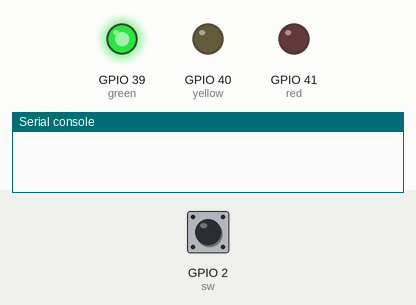
Recording of a program running on a simulated ESP32 board running MicroPython. Shown: output pins drawn as LEDs (lit = HIGH), the last lines printed to the serial console. Inputs (shaded band) come from the test bench; at power-on: GPIO 2 (sw) HIGH.

Above: at 1.2 s.
1.3 s: GPIO 2 (sw) pulled LOW for 0.15 s
At 2.4 s:
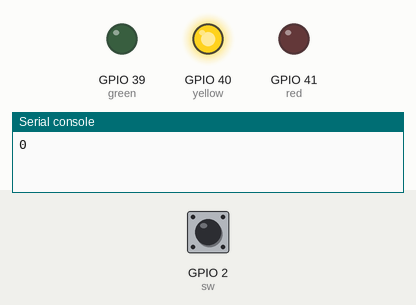
2.9 s: GPIO 2 (sw) pulled LOW for 1 s
At 4.8 s:
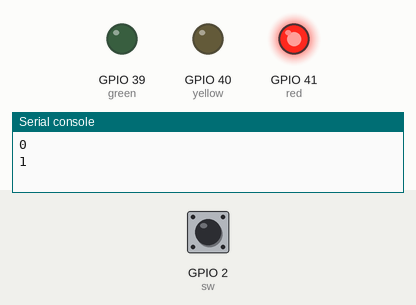
5.4 s: GPIO 2 (sw) pulled LOW for 3.2 s
At 9.7 s:
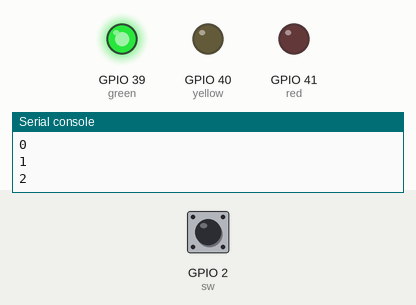
Timing chart, 0 to 11.2 s (numbered marks = the images above; inputs shaded):
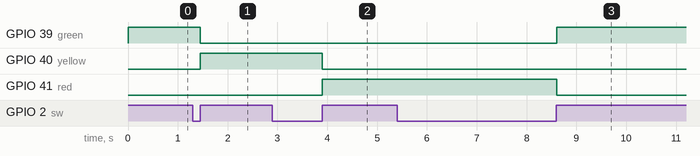

Measured:
- after the input at 1.3 s, GPIO 39 (green): HIGH → LOW after 0.15 s; GPIO 40 (yellow): LOW → HIGH after 0.15 s
- after the input at 2.9 s, GPIO 40 (yellow): HIGH → LOW after 1.0 s; GPIO 41 (red): LOW → HIGH after 1.0 s
- after the input at 5.4 s, GPIO 39 (green): LOW → HIGH after 3.2 s; GPIO 41 (red): HIGH → LOW after 3.2 s

The program:

week1.py
```python
from machine import Pin
from time import sleep

red = Pin(41, Pin.OUT)
yellow = Pin(40, Pin.OUT)
green = Pin(39, Pin.OUT)
sw = Pin(2, Pin.IN, Pin.PULL_UP)
count = 2

while True:
    if sw.value() == 0:

        while sw.value() == 0:
            sleep(0.05)
            pass

        count += 1
        if count == 3:
            count = 0
        print(count)
    else:
        if count == 1:
            red.value(1)
            yellow.value(0)
            green.value(0)

        elif count == 0:
            red.value(0)
            yellow.value(2)
            green.value(0)

        else:
            red.value(0)
            yellow.value(0)
            green.value(3)
    
```
